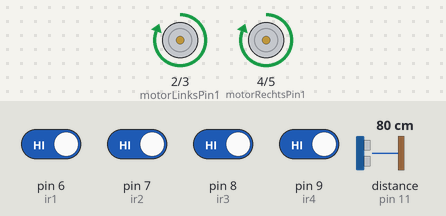
The sketch below on a simulated Arduino Uno, built with avr-gcc and run on an emulated ATmega328P. On the bench: motor-driver pin pairs drawn as motors (green arrow = first pin HIGH = forward, orange = second pin HIGH = backward, longer = more drive). The test bench sets the inputs (shaded band); at power-on: pin 6 (ir1), pin 7 (ir2), pin 8 (ir3), pin 9 (ir4) HIGH, distance to the obstacle (sensor on pin 11) 80 cm. The echo pulse lasts 58.3 µs per cm; what the sketch prints to the serial monitor is not drawn.

Above: at 1.2 s.
1.3 s: distance to the obstacle (sensor on pin 11) set to 9 cm
2.8 s: distance to the obstacle (sensor on pin 11) set to 6 cm
At 3.5 s:
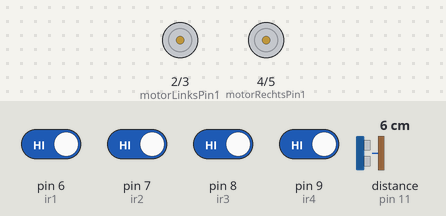
4.3 s: distance to the obstacle (sensor on pin 11) set to 18 cm
At 5.5 s:
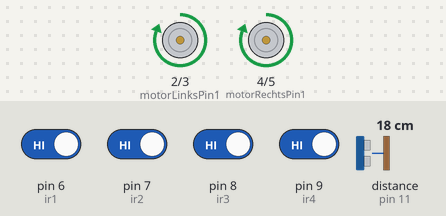
5.8 s: pin 6 (ir1) driven LOW
At 6.2 s:
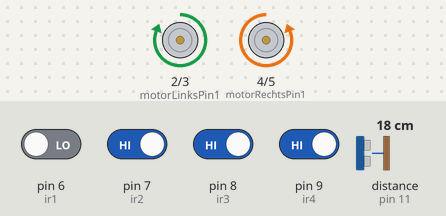
7.3 s: pin 8 (ir3) driven LOW
At 8.5 s:
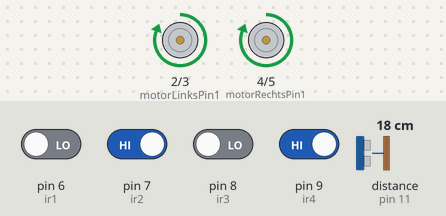
8.8 s: pin 9 (ir4) driven LOW
At 9.7 s:
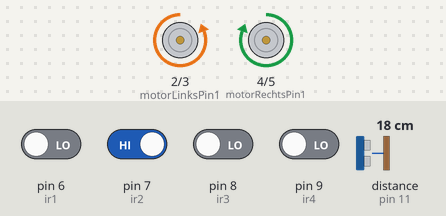
Timing chart, 0 to 11.3 s (numbered marks = the images above; inputs shaded):
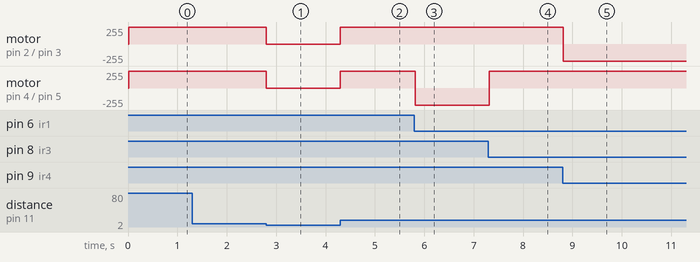

Measured:
- the behaviour switches between 8 and 7 cm on distance to the obstacle (sensor on pin 11) (found by bisection; images 0 and 1)
- after the input at 2.8 s, motor on pin 2 (motorLinksPin1) / pin 3 (motorLinksPin2), motor on pin 4 (motorRechtsPin1) / pin 5 (motorRechtsPin2): forward 255/255 → stopped at once
- after the input at 4.3 s, motor on pin 2 (motorLinksPin1) / pin 3 (motorLinksPin2), motor on pin 4 (motorRechtsPin1) / pin 5 (motorRechtsPin2): stopped → forward 255/255 at once
- after the input at 5.8 s, motor on pin 4 (motorRechtsPin1) / pin 5 (motorRechtsPin2): forward 255/255 → backward 255/255 at once
- after the input at 7.3 s, motor on pin 4 (motorRechtsPin1) / pin 5 (motorRechtsPin2): backward 255/255 → forward 255/255 at once
- after the input at 8.8 s, motor on pin 2 (motorLinksPin1) / pin 3 (motorLinksPin2): forward 255/255 → backward 255/255 at once

The sketch:

code_lijn_volg_robot.ino
```cpp
uint32_t timer ;

int afstandgebrokenlijn = 1500;
uint32_t gebrokenlijn = afstandgebrokenlijn;

int afstandrondje = 1800;
uint32_t rondje = afstandrondje;

#include <NewPing.h>
#define TRIGGER_PIN  10
#define ECHO_PIN     11
#define MAX_DISTANCE 200
NewPing sonar(TRIGGER_PIN, ECHO_PIN, MAX_DISTANCE);

//Ping-Sensor
const int trig = 10;  //Stuurt ping weg
const int echo = 11;  //Ontvangt ping

//IR-Sensoren
const int ir1 = 6;
const int ir2 = 7;
const int ir3 = 8;
const int ir4 = 9;

//Motor(H-Brug)
const int motorLinksPin1  = 2;  // Pin 14 of L293,  Vooruit
const int motorLinksPin2  = 3;  // Pin 10 of L293,  Achteruit
const int motorRechtsPin1  = 4;  // Pin  7 of L293, Vooruit
const int motorRechtsPin2  = 5;  // Pin  2 of L293, Achteruit

void setup() {

  //initial start time


  //IR-Sensoren
  pinMode(ir1, INPUT);
  pinMode(ir2, INPUT);
  pinMode(ir3, INPUT);
  pinMode(ir4, INPUT);

  //Ping-Sensor
  pinMode(trig, OUTPUT);
  pinMode(echo, INPUT);

  //Motor(H-Brug)
  pinMode(motorLinksPin1, OUTPUT);  //+vooruit
  pinMode(motorLinksPin2, OUTPUT);  //+achteruit
  pinMode(motorRechtsPin1, OUTPUT); //+vooruit
  pinMode(motorRechtsPin2, OUTPUT); //+achteruit
  Serial.begin(2000000);

}

void loop() {
  timer = millis();
  Serial.println(timer);

  int IRstatus = IRdetect();
  Serial.println(IRstatus);
  delay(10);

    while (sonar.ping_cm() < 8) { //UltrasoneSensor detect stop
      Serial.println("Obstacle detected: STOP");
      digitalWrite(motorLinksPin1, LOW);
      digitalWrite(motorLinksPin2, LOW);
      digitalWrite(motorRechtsPin1, LOW);
      digitalWrite(motorRechtsPin2, LOW);
    }

  switch (IRstatus) {
    case 15:              //Sensor 1,2,3,4
      Serial.println("Case 15:  Rechtdoor");
      digitalWrite(motorLinksPin1, HIGH);
      digitalWrite(motorLinksPin2, LOW);
      digitalWrite(motorRechtsPin1, HIGH);
      digitalWrite(motorRechtsPin2, LOW);
      gebrokenlijn = afstandgebrokenlijn + timer;
      Serial.print("gebrokenlijn ");
      Serial.println(gebrokenlijn);
      break;

    case 14:              //Sensor 1,2,3
      Serial.println("Case 14:  Linksaf");
      digitalWrite(motorLinksPin1, LOW);
      digitalWrite(motorLinksPin2, HIGH);
      digitalWrite(motorRechtsPin1, HIGH);
      digitalWrite(motorRechtsPin2, LOW);
      gebrokenlijn = afstandgebrokenlijn + timer;
      Serial.println(gebrokenlijn);
      break;

    case 13:              //Sensor 1,2,4
      Serial.println("Case 13:  Nog te bepalen");
      digitalWrite(motorLinksPin1, HIGH);
      digitalWrite(motorLinksPin2, LOW);
      digitalWrite(motorRechtsPin1, HIGH);
      digitalWrite(motorRechtsPin2, LOW);
      gebrokenlijn = afstandgebrokenlijn + timer;
      Serial.println(gebrokenlijn);
      break;

    case 12:              //Sensor 1,2
      Serial.println("Case 12:  Linksaf ");
      digitalWrite(motorLinksPin1, LOW);
      digitalWrite(motorLinksPin2, HIGH);
      digitalWrite(motorRechtsPin1, HIGH);
      digitalWrite(motorRechtsPin2, LOW);
      gebrokenlijn = afstandgebrokenlijn + timer;
      Serial.println(gebrokenlijn);
      break;

    case 11:             //Sensor 1,3,4
      Serial.println("Case 11:  Nog te bepalen");
      digitalWrite(motorLinksPin1, HIGH);
      digitalWrite(motorLinksPin2, LOW);
      digitalWrite(motorRechtsPin1, HIGH);
      digitalWrite(motorRechtsPin2, LOW);
      gebrokenlijn = afstandgebrokenlijn + timer;
      Serial.println(gebrokenlijn);
      break;

    case 10:             //Sensor 1,3
      Serial.println("Case 10:  Nog te bepalen");
      digitalWrite(motorLinksPin1, HIGH);
      digitalWrite(motorLinksPin2, LOW);
      digitalWrite(motorRechtsPin1, HIGH);
      digitalWrite(motorRechtsPin2, LOW);
      gebrokenlijn = afstandgebrokenlijn + timer;
      Serial.println(gebrokenlijn);
      break;

    case 9:              //Sensor 1,4
      Serial.println("Case 9:  Nog te bepalen");
      digitalWrite(motorLinksPin1, HIGH);
      digitalWrite(motorLinksPin2, LOW);
      digitalWrite(motorRechtsPin1, HIGH);
      digitalWrite(motorRechtsPin2, LOW);
      gebrokenlijn = afstandgebrokenlijn + timer;
      Serial.println(gebrokenlijn);
      break;

    case 8:              //Sensor 1
      Serial.println("Case 8:  Nog te bepalen");
      digitalWrite(motorLinksPin1, LOW);
      digitalWrite(motorLinksPin2, HIGH);
      digitalWrite(motorRechtsPin1, HIGH);
      digitalWrite(motorRechtsPin2, LOW);
      gebrokenlijn = afstandgebrokenlijn + timer;
      Serial.println(gebrokenlijn);
      break;

    case 7:              //Sensor 2,3,4
      Serial.println("Case 7:  Rechtsaf");
      digitalWrite(motorLinksPin1, HIGH);
      digitalWrite(motorLinksPin2, LOW);
      digitalWrite(motorRechtsPin1, LOW);
      digitalWrite(motorRechtsPin2, HIGH);
      gebrokenlijn = afstandgebrokenlijn + timer;
      Serial.println(gebrokenlijn);
      break;

    case 6:              //Sensor 2,3
      Serial.println("Case 6:  Rechtdoor");
      digitalWrite(motorLinksPin1, HIGH);
      digitalWrite(motorLinksPin2, LOW);
      digitalWrite(motorRechtsPin1, HIGH);
      digitalWrite(motorRechtsPin2, LOW);
      gebrokenlijn = afstandgebrokenlijn + timer;
      Serial.println(gebrokenlijn);
      break;

    case 5:              //Sensor 2,4
      Serial.println("Case 5:  Nog te bepalen");
      digitalWrite(motorLinksPin1, HIGH);
      digitalWrite(motorLinksPin2, LOW);
      digitalWrite(motorRechtsPin1, HIGH);
      digitalWrite(motorRechtsPin2, LOW);
      gebrokenlijn = afstandgebrokenlijn + timer;
      Serial.println(gebrokenlijn);
      break;


    case 4:              //Sensor 2
      Serial.println("Case 4:  Correctie Links");
      digitalWrite(motorLinksPin1, LOW);
      digitalWrite(motorLinksPin2, HIGH);
      digitalWrite(motorRechtsPin1, HIGH);
      digitalWrite(motorRechtsPin2, LOW);
      gebrokenlijn = afstandgebrokenlijn + timer;
      Serial.println(gebrokenlijn);
      break;

    case 3:              //Sensor 3,4
      Serial.println("Case 3:  Rechtsaf");
      digitalWrite(motorLinksPin1, HIGH);
      digitalWrite(motorLinksPin2, LOW);
      digitalWrite(motorRechtsPin1, LOW);
      digitalWrite(motorRechtsPin2, HIGH);
      gebrokenlijn = afstandgebrokenlijn + timer;
      Serial.println(gebrokenlijn);
      break;

    case 2:              //Sensor 3
      Serial.println("Case 2:  Correctie Rechts");
      digitalWrite(motorLinksPin1, HIGH);
      digitalWrite(motorLinksPin2, LOW);
      digitalWrite(motorRechtsPin1, LOW);
      digitalWrite(motorRechtsPin2, HIGH);
      gebrokenlijn = afstandgebrokenlijn + timer;
      Serial.println(gebrokenlijn);
      break;

    case 1:              //Sensor 4
      Serial.println("Case 1:  Rechtsaf");
      digitalWrite(motorLinksPin1, HIGH);
      digitalWrite(motorLinksPin2, LOW);
      digitalWrite(motorRechtsPin1, LOW);
      digitalWrite(motorRechtsPin2, HIGH);
      gebrokenlijn = afstandgebrokenlijn + timer;
      Serial.println(gebrokenlijn);
      break;

    case 0:              //Sensor

      Serial.println("Case 0:  EndLine");

      Serial.println(gebrokenlijn);
      digitalWrite(motorLinksPin1, HIGH);
      digitalWrite(motorLinksPin2, LOW);
      digitalWrite(motorRechtsPin1, HIGH);
      digitalWrite(motorRechtsPin2, LOW);

      if (gebrokenlijn <= timer) {
        rondje = timer + afstandrondje;
        while (rondje >= timer) {
          timer = millis();
          digitalWrite(motorLinksPin1, HIGH);
          digitalWrite(motorLinksPin2, LOW);
          digitalWrite(motorRechtsPin1, LOW);
          digitalWrite(motorRechtsPin2, HIGH);

        }
        gebrokenlijn = afstandgebrokenlijn + timer;
      }


      break;

  }
}

//functie die een code opstelt dmv input ir sensoren.
int IRdetect() {
  int  irdata = B0000;
  irdata += B1000 * digitalRead (ir1);
  irdata += B100 * digitalRead (ir2);
  irdata += B10 * digitalRead (ir3);
  irdata += B1 * digitalRead (ir4);
  return irdata;
}
```
